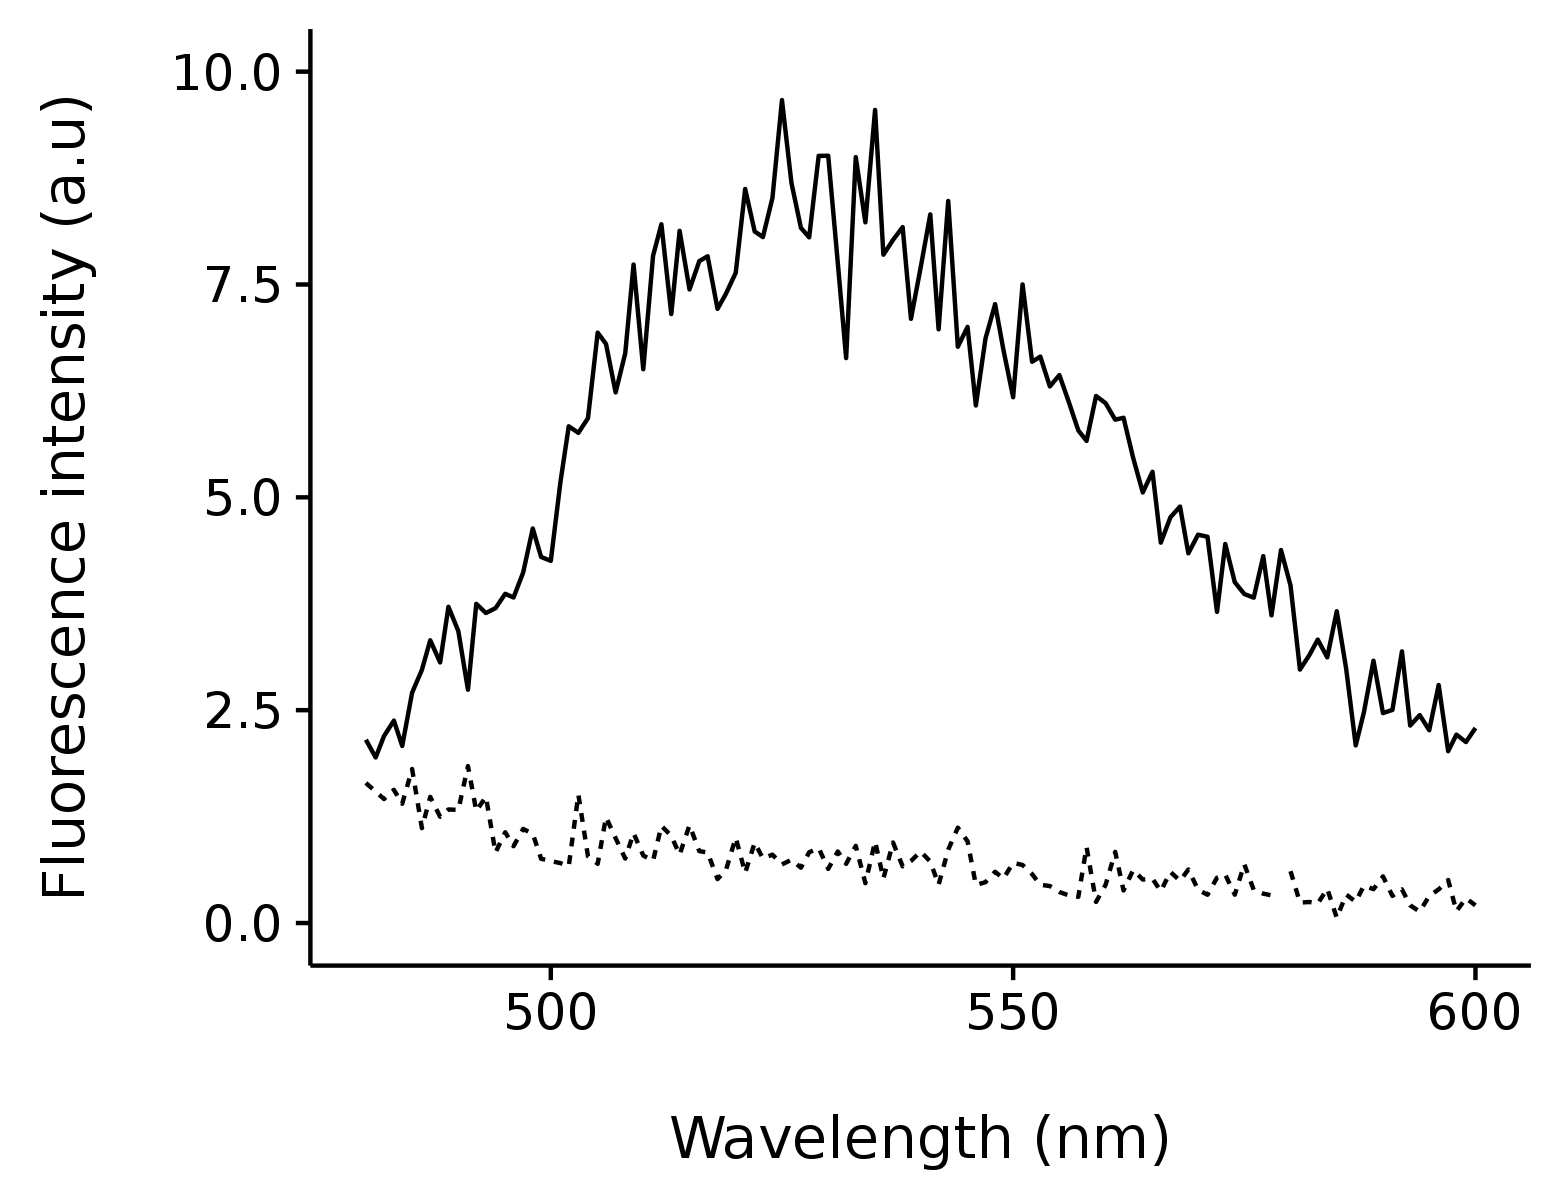

Here is the R script that generated this plot:
graphics.off()
remove(list = ls())

library(ggplot2)
library(cowplot)

valeurs <- data.frame(read.csv("NQRnativeDenatSDS1µM.csv", sep = ',', header = TRUE))

g <- ggplot (valeurs, aes(x= wavelength, y= fluorescence.intensity..a.u.., group = state))
g <- g + geom_line(aes(linetype = state))
g <- g + theme(legend.position = "none")
g <- g + scale_x_continuous(name = "\nWavelength (nm)", limits = c(480, 600), breaks = c(500, 550, 600))
g <- g + scale_y_continuous(name = "Fluorescence intensity (a.u)\n", limits = c(0, 10))

save_plot('NQRnativeDenatSDS1µM.png', g, base_aspect_ratio = 1.3)
